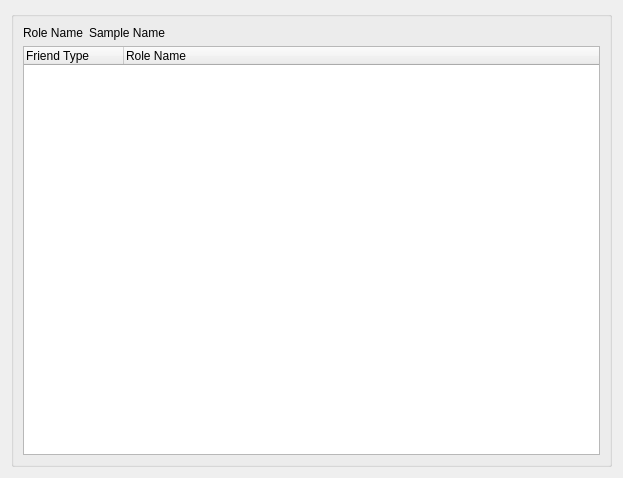
<?xml version="1.0" encoding="UTF-8"?>
<ui version="4.0">
 <class>viewFriendDialog</class>
 <widget class="QDialog" name="viewFriendDialog">
  <property name="geometry">
   <rect>
    <x>0</x>
    <y>0</y>
    <width>623</width>
    <height>478</height>
   </rect>
  </property>
  <property name="windowTitle">
   <string>View Friends</string>
  </property>
  <layout class="QGridLayout" name="gridLayout">
   <item row="0" column="0">
    <widget class="QGroupBox" name="groupBox">
     <property name="title">
      <string/>
     </property>
     <layout class="QGridLayout" name="gridLayout_2">
      <item row="0" column="0">
       <widget class="QLabel" name="label">
        <property name="maximumSize">
         <size>
          <width>60</width>
          <height>16777215</height>
         </size>
        </property>
        <property name="text">
         <string>Role Name</string>
        </property>
       </widget>
      </item>
      <item row="0" column="1">
       <widget class="QLabel" name="label_2">
        <property name="text">
         <string>Sample Name</string>
        </property>
       </widget>
      </item>
      <item row="1" column="0" colspan="2">
       <widget class="QTreeWidget" name="treeWidget">
        <attribute name="headerDefaultSectionSize">
         <number>100</number>
        </attribute>
        <column>
         <property name="text">
          <string>Friend Type</string>
         </property>
        </column>
        <column>
         <property name="text">
          <string>Role Name</string>
         </property>
        </column>
       </widget>
      </item>
     </layout>
    </widget>
   </item>
  </layout>
 </widget>
 <resources/>
 <connections/>
</ui>
